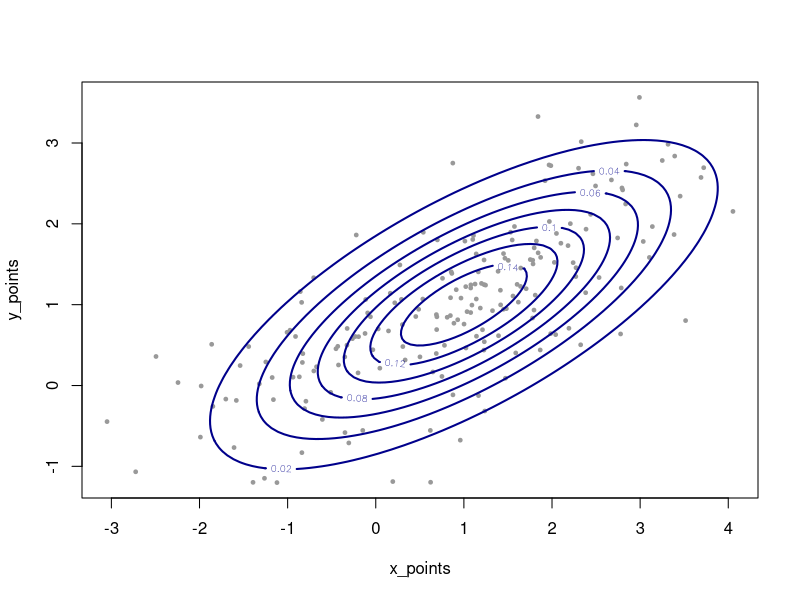
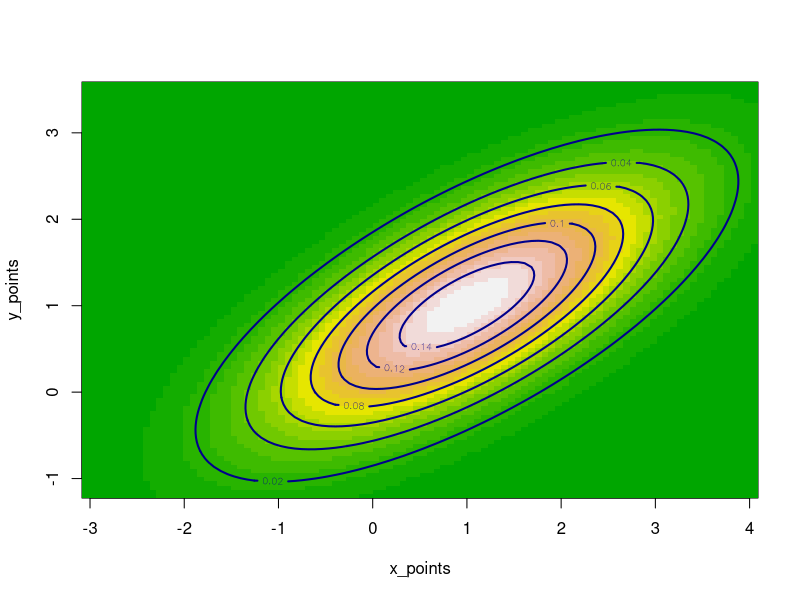
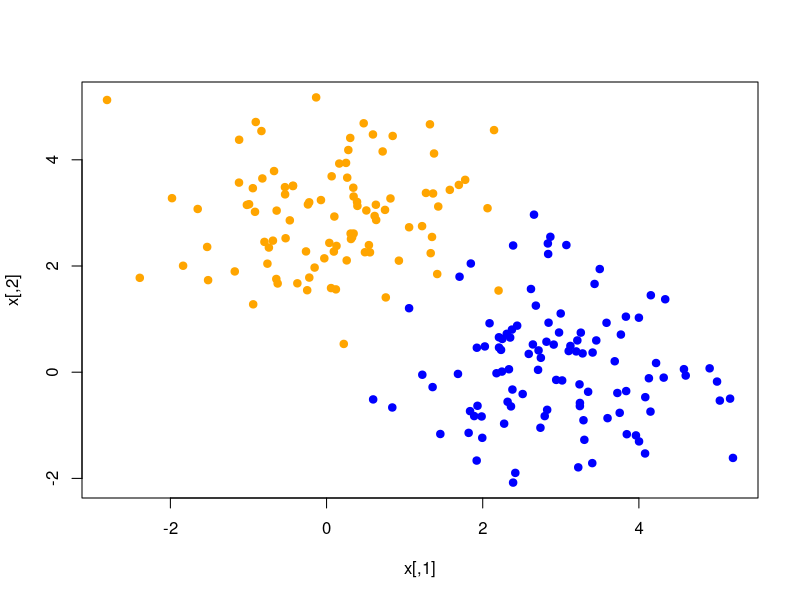
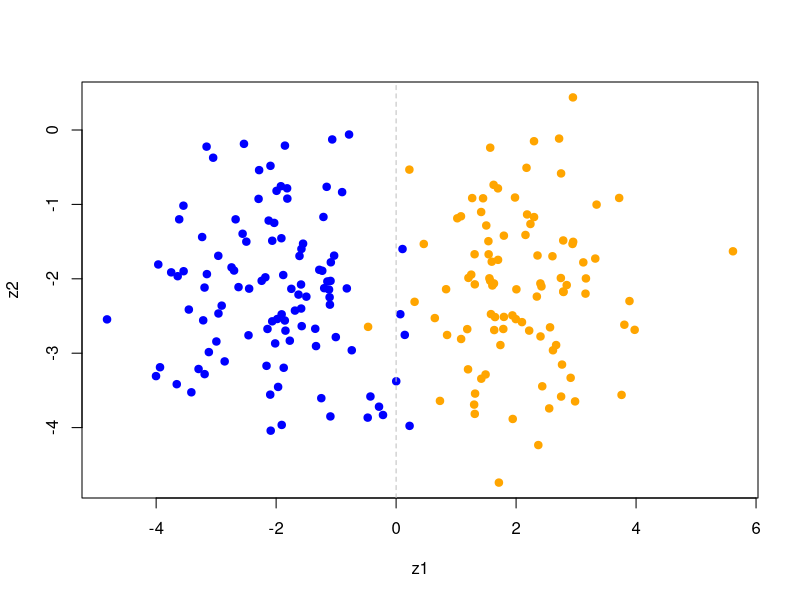

Here is the R script that generated these plots, in order:
## ---- chunk 1
  #Code to construct plot
  mu <- c(1,1)
  sigma <- matrix(c(2,1,1,1),nrow=2)
  x <- mvtnorm::rmvnorm(200, mean=mu, sigma=sigma)
  
  x_points <- seq(min(x[,1]), max(x[,1]), length.out=100)
  y_points <- seq(min(x[,2]), max(x[,2]), length.out=100)
  
  z <- matrix(0,nrow=100,ncol=100)

    for (i in 1:100) {
      for (j in 1:100) {
    z[i,j] <- mvtnorm::dmvnorm(c(x_points[i], y_points[j]), mean=mu, sigma=sigma)
      }
    }

  plot(x_points, y_points, type = "n")
  points(x, col = "grey60", xlab = "x1",  ylab = "x2", cex = .5, pch = 19)
  
  contour(x_points, y_points, z, col = "darkblue", lwd = 2, add = T)
## ---- chunk 2
  image(x_points, y_points, z, col = terrain.colors(20))
  contour(x_points, y_points, z, col = "darkblue", lwd = 2, add = T)
## ---- chunk 3
  # Simulation d'un échantillon de taille n de matrice de covariance Id
    n <- 200
    Id <- diag(2)
    
  # Tirage des classes equiprobables selon la loi binomiale
    n_blue <- rbinom(1, size = n, prob = 1/2) 
    classes <- c(rep("blue", n_blue), rep("orange", n - n_blue))
  
  # Tirages gaussiens à l'intérieur des classes  
    x_0 <- mvtnorm::rmvnorm(n_blue, mean = c(3,0), sigma = Id)
    x_1 <- mvtnorm::rmvnorm(n - n_blue, mean = c(0,3), sigma = Id)
  
  # Les observations des deux classes sont aggrégées en ligne et affichées    
    x <- rbind(x_0, x_1)
    plot(x, col = classes, pch = 19)
  
## ---- chunk 4
library(magrittr)

  # Calcule la decomposition spectrale de la matrice de covariance empirique
  U <- x %>% cov() %>% eigen()
  
  # Effectue les projections sur les axes principaux
  # Caveat : les vecteurs z et x sont transposés
  z <- x %*% U$vectors 
  
  # on affiche les classes et la ligne 0
  z %>% plot(col = classes, pch = 19, xlab = "z1", ylab = "z2")
  abline(v = 0, lty = 2, col = "grey")
